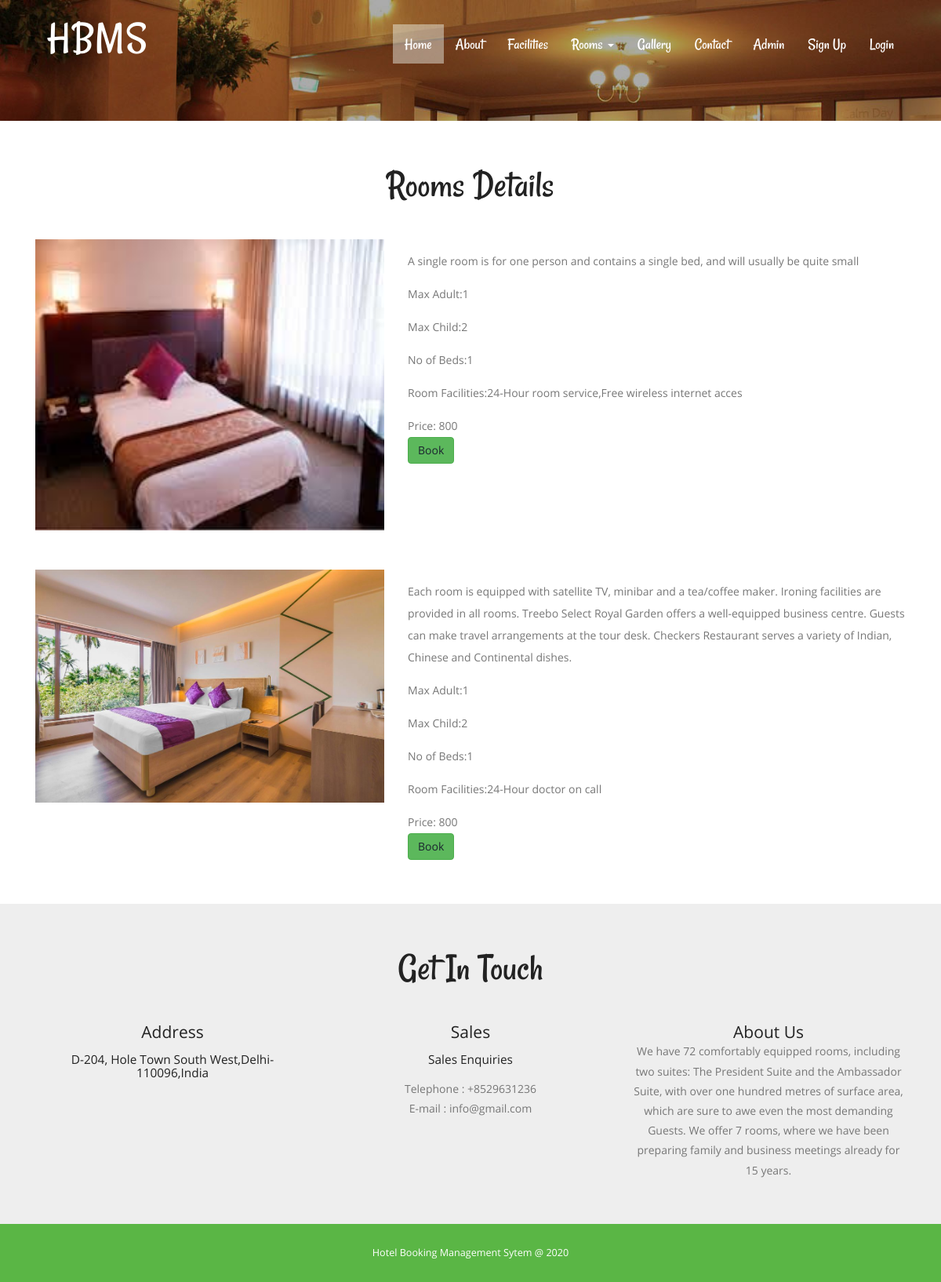
The app's page /hbms/category-details.php?catid=1 with its own data.
### tables this page shows
CREATE TABLE `tblroom` (
  `ID` int(10) NOT NULL,
  `RoomType` int(10) DEFAULT NULL,
  `RoomName` varchar(200) DEFAULT NULL,
  `MaxAdult` int(5) DEFAULT NULL,
  `MaxChild` int(5) DEFAULT NULL,
  `RoomDesc` mediumtext DEFAULT NULL,
  `NoofBed` int(5) DEFAULT NULL,
  `Image` varchar(200) DEFAULT NULL,
  `RoomFacility` varchar(200) DEFAULT NULL,
  `CreationDate` timestamp NULL DEFAULT current_timestamp()
);

CREATE TABLE `tblcategory` (
  `ID` int(10) NOT NULL,
  `CategoryName` varchar(120) DEFAULT NULL,
  `Description` mediumtext DEFAULT NULL,
  `Price` int(5) NOT NULL,
  `Date` timestamp NULL DEFAULT current_timestamp()
);

CREATE TABLE `tblpage` (
  `ID` int(10) NOT NULL,
  `PageType` varchar(120) DEFAULT NULL,
  `PageTitle` varchar(200) DEFAULT NULL,
  `PageDescription` mediumtext DEFAULT NULL,
  `Email` varchar(120) DEFAULT NULL,
  `MobileNumber` bigint(10) DEFAULT NULL,
  `UpdationDate` timestamp NULL DEFAULT NULL ON UPDATE current_timestamp()
);

### hbms/category-details.php (the view, shortened to what this page needs)
<?php
include('includes/dbconnection.php');
?>
<!DOCTYPE HTML>
<html>
<head>
<link href="css/bootstrap.css" rel="stylesheet" type="text/css" media="all">
<link href="css/style.css" rel="stylesheet" type="text/css" media="all" />
<link rel="stylesheet" href="css/lightbox.css">
</head>
<body>
			<div class="header head-top">
				<div class="container">
				<?php include_once('includes/header.php');?>
		</div>
</div>
			<div class="content">
					<div class="room-section">
						<div class="container">
						<h2>Rooms Details</h2>
							<div class="room-grids">
								<?php
								$cid=intval($_GET['catid']);
$sql="SELECT tblroom.*,tblroom.id as rmid , tblcategory.Price,tblcategory.ID,tblcategory.CategoryName from tblroom
join tblcategory on tblroom.RoomType=tblcategory.ID
where tblroom.RoomType=:cid";
$query = $dbh -> prepare($sql);
$query-> bindParam(':cid', $cid, PDO::PARAM_STR);
$query->execute();
$results=$query->fetchAll(PDO::FETCH_OBJ);
$cnt=1;
if($query->rowCount() > 0)
{
foreach($results as $row)
{               ?>
							<div class="room1">
								<div class="col-md-5 room-grid" style="padding-bottom: 50px">
								<a href="#" class="mask">
									<img src="admin/images/<?php echo $row->Image;?>" class=" mask img-responsive zoom-img" alt="" /></a>
								</div>
								<div class="col-md-7 room-grid1">
									<p><?php  echo htmlentities($row->RoomDesc);?></p>
									<p>Max Adult:<?php  echo htmlentities($row->MaxAdult);?></p>
									<p>Max Child:<?php  echo htmlentities($row->MaxChild);?></p>
									<p>No of Beds:<?php  echo htmlentities($row->NoofBed);?></p>
									<p>Room Facilities:<?php  echo htmlentities($row->RoomFacility);?></p>
									<p>Price: <?php  echo htmlentities($row->Price);?></p>
									<button class="btn btn-success"><a href="book-room.php?rmid=<?php echo $row->rmid;?>">Book</a></button>
								</div>
								<div class="clearfix"></div>
							</div><?php $cnt=$cnt+1;}} ?>
						</div>
					</div>
				</div>
				<?php include_once('includes/getintouch.php');?>
			</div>
				<?php include_once('includes/footer.php');?>
</body>
</html>

### hbms/includes/getintouch.php
<div class="touch-section">
					<div class="container">
						<h3>get in touch</h3>
						<div class="touch-grids">
							<?php
$sql="SELECT * from tblpage where PageType='contactus'";
$query = $dbh -> prepare($sql);
$query->execute();
$results=$query->fetchAll(PDO::FETCH_OBJ);
$cnt=1;
if($query->rowCount() > 0)
{
foreach($results as $row)
{               ?>
							<div class="col-md-4 touch-grid">
								<h4>address</h4>
								<h5><?php  echo htmlentities($row->PageDescription);?></h5>
							</div>
							<div class="col-md-4 touch-grid">
								<h4>Sales</h4>
								<h5>Sales Enquiries</h5>
								<p>Telephone : +<?php  echo htmlentities($row->MobileNumber);?></p>
							<p>E-mail : <?php  echo htmlentities($row->Email);?></p>
							</div><?php $cnt=$cnt+1;}} ?>
							<div class="col-md-4 touch-grid">
								<?php
$sql="SELECT * from tblpage where PageType='aboutus'";
$query = $dbh -> prepare($sql);
$query->execute();
$results=$query->fetchAll(PDO::FETCH_OBJ);
$cnt=1;
if($query->rowCount() > 0)
{
foreach($results as $row)
{               ?>
							<h4><?php  echo htmlentities($row->PageTitle);?></h4>
								<p><?php  echo htmlentities($row->PageDescription);?></p>
							</div><?php $cnt=$cnt+1;}} ?>
							<div class="clearfix"></div>
						</div>
					</div>
					</div>

### hbms/css/style.css (style rules this page uses)
body a { transition:0.5s all; -webkit-transition:0.5s all; -moz-transition:0.5s all; -o-transition:0.5s all; -ms-transition:0.5s all; }
h1,h2,h3,h4,h5,h6 { padding:0 0; margin:0 0; }
p { padding:0 0; margin:0 0; }
body { padding:0 0; margin:0 0; font-family: 'OpenSans-Regular' }
.header { background:url(../images/banner1.jpg) no-repeat 0px 0px; background-size:cover; -webkit-background-size: cover; -moz-background-size: cover; -o-background-size: cover; -ms-background-size: cover; min-height:764px; padding-bottom: 4em; }
.touch-section { padding: 4em 0; text-align: center; background-color: #eee; }
.touch-grids { margin-top: 3em; }
.touch-grid h4 { font-size: 1.5em; color: #222; text-transform: capitalize; }
.touch-section h3 { font-size: 3.5em; text-transform: capitalize; font-family: 'Rancho-Regular'; color: #222; }
.touch-grid h5 { font-size: 1.1em; padding: 1em 0; color: #222; }
.touch-grid p { font-size: 1em; line-height: 1.8em; color: #777; }
.head-top { min-height: 115px !important; }
.room-section { padding: 4em 0; }
.room-grids { margin-top: 3em; }
.room-section h2 { font-size: 3.5em; text-transform: capitalize; font-family: 'Rancho-Regular'; color: #222; text-align: center; }
.room-grid img { width: 100%; }
.room-grid1 p { font-size: 1em; color: #777; line-height:2em; margin: 1em 0 0em; }
a.mask { text-decoration: none; overflow: hidden; display: block; }
img.zoom-img { -webkit-transform: scale(1, 1); -webkit-transition-timing-function: ease-out; -webkit-transition-duration: 250ms; -moz-transform: scale(1, 1); -moz-transition-timing-function: ease-out; -moz-transition-duration: 250ms; }
@media (max-width:1440px) { .header { min-height: 679px; } }
@media (max-width:1366px) { .header { min-height: 652px; } }
@media (max-width:1280px) { .header { min-height: 602px; } }

### hbms/css/lightbox.css (style rules this page uses)
body:after { display: none; }

### records on screen
tblroom: Image (picture), RoomDesc "A single room is for one person and contains a single bed, and will usually be quite small", MaxAdult "1", MaxChild "2", NoofBed "1", RoomFacility "24-Hour room service,Free wireless internet acces", tblcategory.Price "800"
tblroom: Image (picture), RoomDesc "Each room is equipped with satellite TV, minibar and a tea/coffee maker. Ironing facilities are provided in all rooms. Treebo Select Royal Garden offers a well-equipped business centre. Guests can make travel arrangements at the tour desk. Checkers Restaurant serves a variety of Indian, Chinese and Continental dishes.", MaxAdult "1", MaxChild "2", NoofBed "1", RoomFacility "24-Hour doctor on call", tblcategory.Price "800"
tblpage: PageDescription "D-204, Hole Town South West,Delhi-110096,India", MobileNumber "8529631236", Email "info@gmail.com"
tblpage: PageTitle "About Us", PageDescription "We have 72 comfortably equipped rooms, including two suites: The President Suite and the Ambassador Suite, with over one hundred metres of surface area, which are sure to awe even the most demanding Guests. We offer 7 rooms, where we have been preparing family and business meetings already for 15 years."
